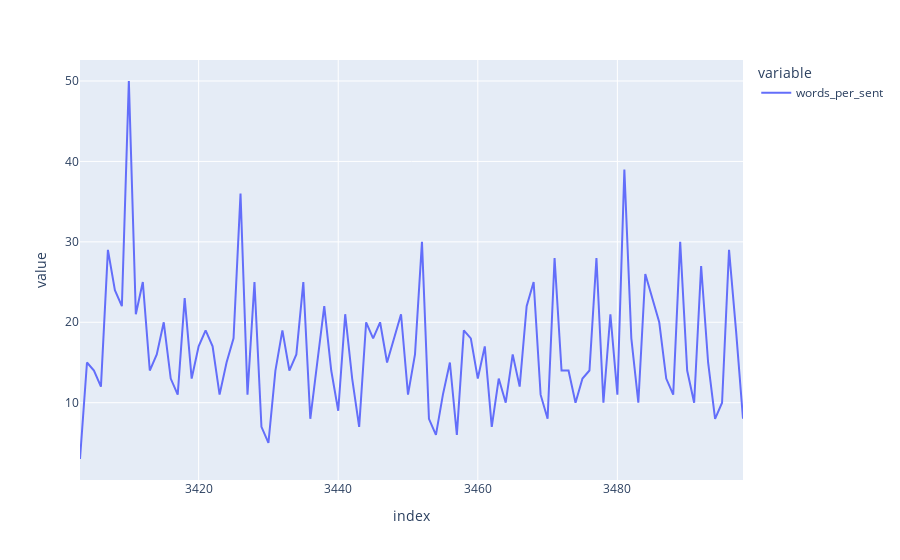

Notebook source saved alongside this figure:
### Code cell
fig = px.line(gwb.query('date == "2001-01-20"').words_per_sent)
fig.show()

### Figure 1 — Plotly figure (JSON) as saved in the notebook; plotly's stock layout.template omitted (floating-point values rounded to 4 significant figures)
{"data": [{"hovertemplate": "variable=words_per_sent<br>index=%{x}<br>value=%{y}<extra></extra>", "legendgroup": "words_per_sent", "line": {"color": "#636efa", "dash": "solid"}, "marker": {"symbol": "circle"}, "mode": "lines", "name": "words_per_sent", "orientation": "v", "showlegend": true, "type": "scatter", "x": [3403, 3404, 3405, 3406, 3407, 3408, 3409, 3410, 3411, 3412, 3413, 3414, 3415, 3416, 3417, 3418, 3419, 3420, 3421, 3422, 3423, 3424, 3425, 3426, 3427, 3428, 3429, 3430, 3431, 3432, 3433, 3434, 3435, 3436, 3437, 3438, 3439, 3440, 3441, 3442, 3443, 3444, 3445, 3446, 3447, 3448, 3449, 3450, 3451, 3452, 3453, 3454, 3455, 3456, 3457, 3458, 3459, 3460, 3461, 3462, 3463, 3464, 3465, 3466, 3467, 3468, 3469, 3470, 3471, 3472, 3473, 3474, 3475, 3476, 3477, 3478, 3479, 3480, 3481, 3482, 3483, 3484, 3485, 3486, 3487, 3488, 3489, 3490, 3491, 3492, 3493, 3494, 3495, 3496, 3497, 3498], "xaxis": "x", "y": [3, 15, 14, 12, 29, 24, 22, 50, 21, 25, 14, 16, 20, 13, 11, 23, 13, 17, 19, 17, 11, 15, 18, 36, 11, 25, 7, 5, 14, 19, 14, 16, 25, 8, 15, 22, 14, 9, 21, 13, 7, 20, 18, 20, 15, 18, 21, 11, 16, 30, 8, 6, 11, 15, 6, 19, 18, 13, 17, 7, 13, 10, 16, 12, 22, 25, 11, 8, 28, 14, 14, 10, 13, 14, 28, 10, 21, 11, 39, 18, 10, 26, 23, 20, 13, 11, 30, 14, 10, 27, 15, 8, 10, 29, 19, 8], "yaxis": "y"}], "layout": {"legend": {"title": {"text": "variable"}, "tracegroupgap": 0}, "margin": {"t": 60}, "xaxis": {"anchor": "y", "domain": [0, 1], "title": {"text": "index"}}, "yaxis": {"anchor": "x", "domain": [0, 1], "title": {"text": "value"}}}}
